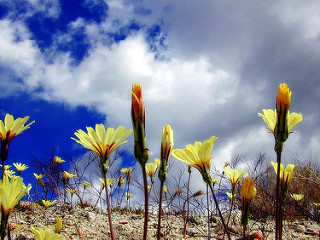
#> input picture flowerpic.jpg, 320 x 240 px
$ python cvtest.py
#> lines starting #> are read from the running program, lines starting #| are printed output that depends on the picture
#!/usr/bin/env python3
# -*- coding: utf-8 -*-
"""
Created on Sat Sep  9 17:21:08 2017

@author: max
"""

import cv2

print("OpenCV version:")
print(cv2.__version__)

img = cv2.imread("flowerpic.jpg")
#> img is the input picture: shape (240, 320, 3); mean B, G, R 150.3, 133.6, 127.7
gray = cv2.cvtColor(img, cv2.COLOR_BGR2GRAY)
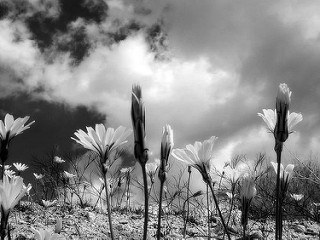
#> gray: shape (240, 320); min 0, max 255, mean 133.7

cv2.imshow("Over the Clouds", img)
cv2.imshow("Over the Clouds - gray", gray)

cv2.waitKey(0)
cv2.destroyAllWindows()

$ run again, with kitchen.jpeg copied over flowerpic.jpg
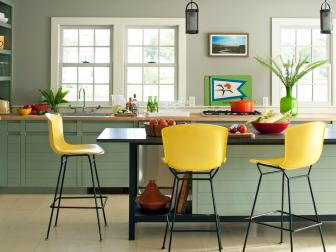
#> input picture kitchen.jpeg, 336 x 252 px
#> img is the input picture: shape (252, 336, 3); mean B, G, R 127, 154.1, 155.6
#> `gray = cv2.cvtColor(img, cv2.COLOR_BGR2GRAY)`:
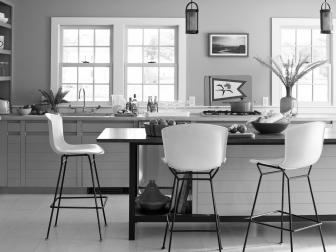
#> gray: shape (252, 336); min 0, max 255, mean 151.5
